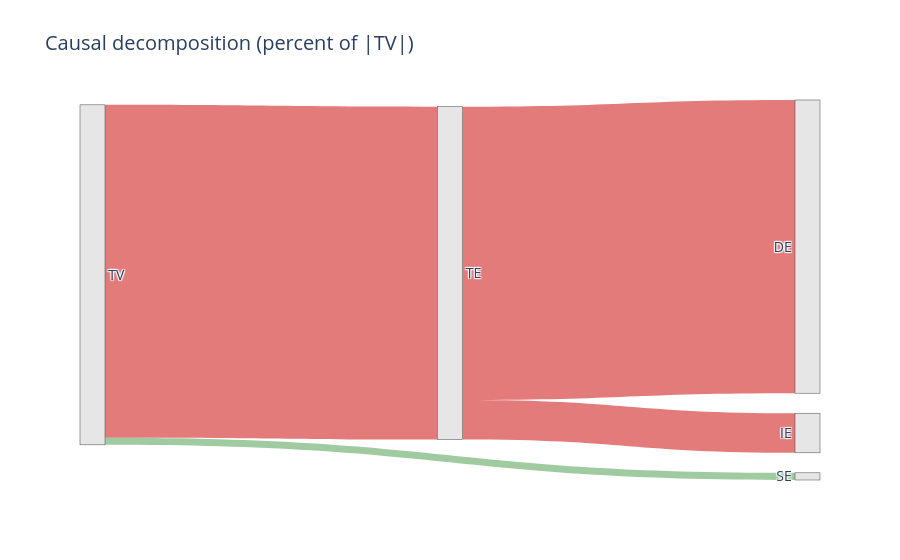

Write notebook code for a chart like this one.
### Markdown cell above
What if I want to use NIE_f and their sum for the TV?

### Code cell
plot_effect_sankey_percent(
    te=effects["te_linear"],          
    se=effects["se"],
    ie=effects["ie_f"],  #I'm using nie_f! I can do it as long as I do not decompose Z and W
    de=effects["de"],
    se_decomp=effects["se_decomp"],
    ie_decomp=effects["ie_decomp"],
    title="Causal decomposition (percent of |TV|)",
)

### Figure 1 — Plotly figure (JSON) as saved in the notebook; plotly's stock layout.template omitted (floating-point values rounded to 4 significant figures)
{"data": [{"arrangement": "snap", "link": {"color": ["rgba(220,90,90,0.8)", "rgba(120,180,120,0.7)", "rgba(220,90,90,0.8)", "rgba(220,90,90,0.8)"], "label": ["TV → TE<br>effect = -0.0176<br>share ≈ 97.9% of |TV| (negative)", "TV → SE<br>effect = +0.0004<br>share ≈ 2.1% of |TV| (positive)", "TE → IE<br>effect = -0.0021<br>share ≈ 11.6% of |TV| (negative)", "TE → DE<br>effect = -0.0155<br>share ≈ 86.2% of |TV| (negative)"], "source": [4, 4, 3, 3], "target": [3, 2, 1, 0], "value": [97.88, 2.115, 11.65, 86.24]}, "node": {"color": ["rgba(230,230,230,1)", "rgba(230,230,230,1)", "rgba(230,230,230,1)", "rgba(230,230,230,1)", "rgba(230,230,230,1)"], "label": ["DE", "IE", "SE", "TE", "TV"], "line": {"width": 0.5}, "pad": 20, "thickness": 25}, "type": "sankey"}], "layout": {"font": {"size": 14}, "title": {"text": "Causal decomposition (percent of |TV|)"}}}
